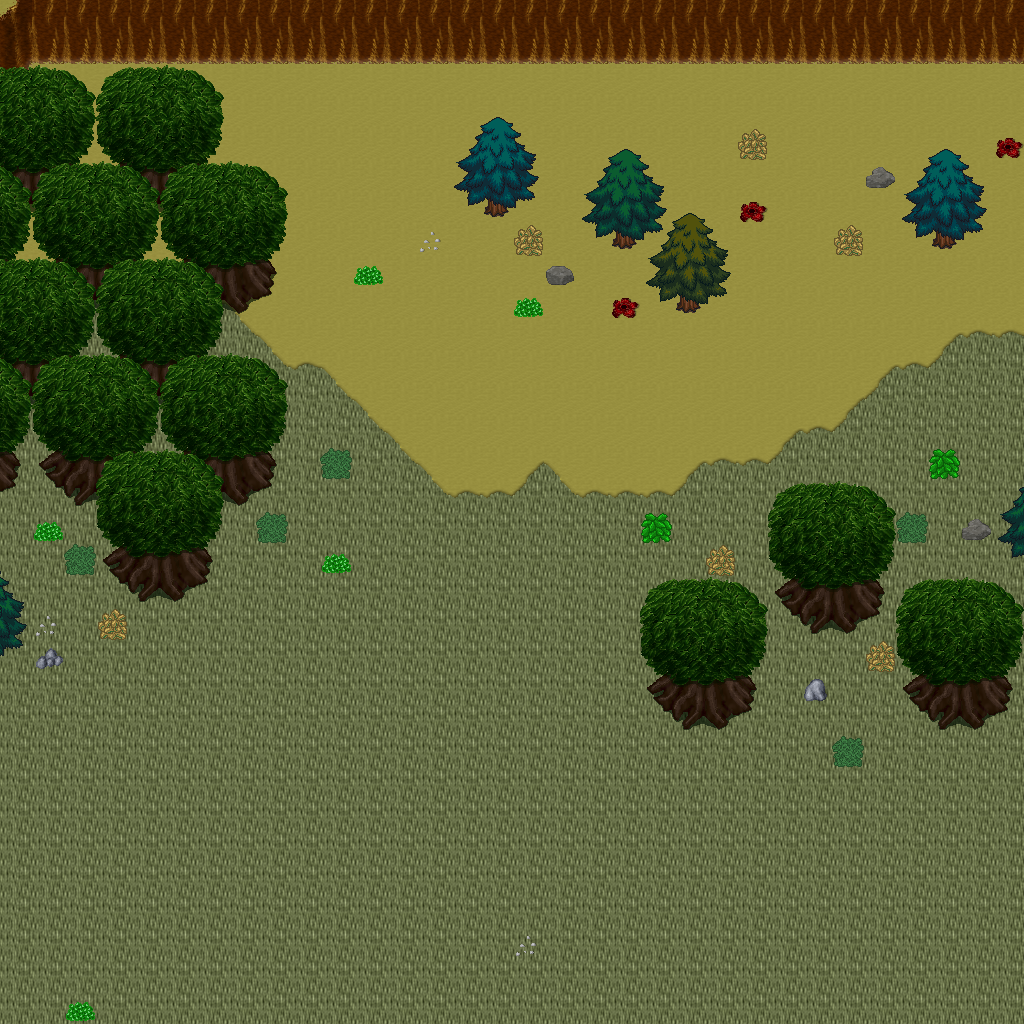

A level layout from a 2D game, rendered from its tile map. Below: a short description, then the map file with tile-grid data replaced by summaries:
An orthogonal 32x32 tile map with 32x32 px tiles, 5 tile layers (Ground, Objects, Objects2, Above, ...), 1 hidden layer not drawn, 23 tilesets.

<map version="1.10" tiledversion="1.11.0" orientation="orthogonal" renderorder="right-down" width="32" height="32" tilewidth="32" tileheight="32" infinite="0" nextlayerid="11" nextobjectid="1">
 <tileset firstgid="1" name="ground_ground" tilewidth="32" tileheight="32" tilecount="33" columns="3">
  <image source="../drawable/ground_ground.png" width="96" height="352" />
 </tileset>
 <tileset firstgid="34" name="ground_ridge_earth_dark" tilewidth="32" tileheight="32" tilecount="96" columns="12">
  <image source="../drawable/ground_ridge_earth_dark.png" width="384" height="256" />
 </tileset>
 <tileset firstgid="130" name="logic_collision" tilewidth="32" tileheight="32" tilecount="1" columns="1">
  <image source="../drawable/logic_collision.png" width="32" height="32" />
 </tileset>
 <tileset firstgid="131" name="logic_creature_animal" tilewidth="32" tileheight="32" tilecount="32" columns="8">
  <image source="../drawable/logic_creature_animal.png" width="256" height="128" />
 </tileset>
 <tileset firstgid="163" name="ground_earth_edges" tilewidth="32" tileheight="32" tilecount="18" columns="6">
  <image source="../drawable/ground_earth_edges.png" width="192" height="96" />
 </tileset>
 <tileset firstgid="181" name="plant_grasses" tilewidth="32" tileheight="32" tilecount="6" columns="3">
  <image source="../drawable/plant_grasses.png" width="96" height="64" />
 </tileset>
 <tileset firstgid="187" name="ground_earth_edges_yellowgreen" tilewidth="32" tileheight="32" tilecount="15" columns="5">
  <image source="../drawable/ground_earth_edges_yellowgreen.png" width="160" height="96" />
 </tileset>
 <tileset firstgid="202" name="ground_grass_corners" tilewidth="32" tileheight="32" tilecount="24" columns="6">
  <image source="../drawable/ground_grass_corners.png" width="192" height="128" />
 </tileset>
 <tileset firstgid="226" name="plant_tree_tree_darkgreen" tilewidth="32" tileheight="32" tilecount="88" columns="8">
  <image source="../drawable/plant_tree_tree_darkgreen.png" width="256" height="352" />
 </tileset>
 <tileset firstgid="314" name="plant_tree_evergreen" tilewidth="32" tileheight="32" tilecount="36" columns="3">
  <image source="../drawable/plant_tree_evergreen.png" width="96" height="384" />
 </tileset>
 <tileset firstgid="350" name="plant_bush_various_small" tilewidth="32" tileheight="32" tilecount="9" columns="3">
  <image source="../drawable/plant_bush_various_small.png" width="96" height="96" />
 </tileset>
 <tileset firstgid="359" name="plant_bush_bushes" tilewidth="32" tileheight="32" tilecount="10" columns="5">
  <image source="../drawable/plant_bush_bushes.png" width="160" height="64" />
 </tileset>
 <tileset firstgid="369" name="building_decoration_rocks" tilewidth="32" tileheight="32" tilecount="6" columns="3">
  <image source="../drawable/building_decoration_rocks.png" width="96" height="64" />
 </tileset>
 <tileset firstgid="375" name="ground_stonecircle" tilewidth="32" tileheight="32" tilecount="81" columns="9">
  <image source="../drawable/ground_stonecircle.png" width="288" height="288" />
 </tileset>
 <tileset firstgid="456" name="ground_rock_rocks" tilewidth="32" tileheight="32" tilecount="4" columns="2">
  <image source="../drawable/ground_rock_rocks.png" width="64" height="64" />
 </tileset>
 <tileset firstgid="460" name="building_decoration_orbpedestal" tilewidth="32" tileheight="32" tilecount="2" columns="1">
  <image source="../drawable/building_decoration_orbpedestal.png" width="32" height="64" />
 </tileset>
 <tileset firstgid="462" name="building_house_chalet" tilewidth="32" tileheight="32" tilecount="56" columns="7">
  <image source="../drawable/building_house_chalet.png" width="224" height="256" />
 </tileset>
 <tileset firstgid="518" name="building_tower_chalet" tilewidth="32" tileheight="32" tilecount="16" columns="2">
  <image source="../drawable/building_tower_chalet.png" width="64" height="256" />
 </tileset>
 <tileset firstgid="534" name="plant_bush_bush_pinks" tilewidth="32" tileheight="32" tilecount="4" columns="2">
  <image source="../drawable/plant_bush_bush_pinks.png" width="64" height="64" />
 </tileset>
 <tileset firstgid="538" name="ground_dry_grass" tilewidth="32" tileheight="32" tilecount="54" columns="9">
  <image source="../drawable/ground_dry_grass.png" width="288" height="192" />
 </tileset>
 <tileset firstgid="592" name="object_rock_pillars_stone" tilewidth="32" tileheight="32" tilecount="36" columns="6">
  <image source="../drawable/object_rock_pillars_stone.png" width="192" height="192" />
 </tileset>
 <tileset firstgid="628" name="building_door_brown_door" tilewidth="32" tileheight="32" tilecount="3" columns="1">
  <image source="../drawable/building_door_brown_door.png" width="32" height="96" />
 </tileset>
 <tileset firstgid="631" name="logic_creature_fowl" tilewidth="32" tileheight="32" tilecount="6" columns="6">
  <image source="../drawable/logic_creature_fowl.png" width="192" height="32" />
 </tileset>
 <layer id="1" name="Ground" width="32" height="32">
  <data>[1024 cells, 1024 non-empty, 2 distinct tile ids]</data>
 </layer>
 <layer id="2" name="Objects" width="32" height="32">
  <data>[1024 cells, 203 non-empty, 29 distinct tile ids]</data>
 </layer>
 <layer id="3" name="Objects2" width="32" height="32">
  <data>[1024 cells, 14 non-empty, 6 distinct tile ids]</data>
 </layer>
 <layer id="4" name="Above" width="32" height="32">
  <data>[1024 cells, 176 non-empty, 34 distinct tile ids]</data>
 </layer>
 <layer id="5" name="Above2" width="32" height="32">
  <data>[1024 cells, 39 non-empty, 14 distinct tile ids]</data>
 </layer>
 <layer id="6" name="Walkable" width="32" height="32" visible="0">
  <data>[1024 cells, 158 non-empty, 1 distinct tile ids]</data>
 </layer>
 <objectgroup id="7" name="Mapevents" />
 <objectgroup id="8" name="Spawn" />
 <objectgroup id="9" name="Keys" />
 <objectgroup id="10" name="Replace" />
</map>
